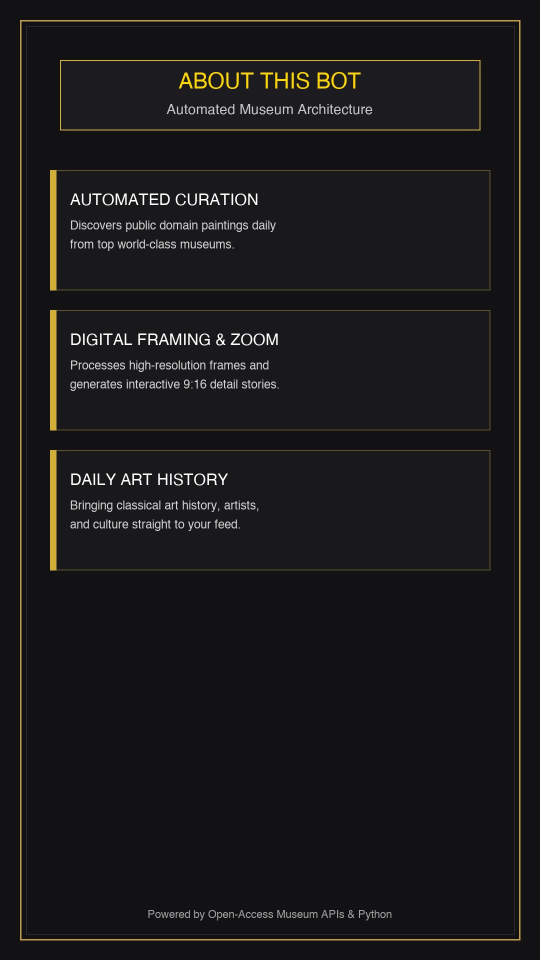
#> input picture highlights/story_about.jpg, 1080 x 1920 px (shown at 1/2 size)
$ python -i astra_renderer.py   (imports and definitions only)
#> lines starting #> are read from the running program, lines starting #| are printed output that depends on the picture; after the words box and inside, x2 and y2 are one past the last pixel; in counts of white or black regions, pixels touching at a corner belong together
#> further down, picture is the input picture: PIL image 1080x1920 RGB; mean R, G, B 26.6, 25.9, 26.1
"""Production-safe Pillow renderer for all 100 Artfolio Astra design templates (astra-001..astra-100)."""

from __future__ import annotations

import hashlib
import math
from dataclasses import dataclass
from functools import lru_cache
from pathlib import Path
from typing import Sequence

import numpy as np
from PIL import Image, ImageColor, ImageDraw, ImageFilter, ImageFont, ImageOps

from src.astra_catalog import get_design

REPO_ROOT = Path(__file__).resolve().parents[1]
DEJAVU_FONT_DIR = REPO_ROOT / "assets" / "fonts" / "dejavu"
URW_FONT_DIR = Path("/usr/share/fonts/opentype/urw-base35")

CANVAS_BASE_W = 540
CANVAS_BASE_H = 675
CANVAS_SCALE = 2
OUTPUT_SIZE = (CANVAS_BASE_W * CANVAS_SCALE, CANVAS_BASE_H * CANVAS_SCALE)

BRAND = "art.folio"
PAPER = "#f2eee3"
BLACK = "#171816"
WHITE = "#fff9ed"

URW_FONTS: dict[str, str] = {
    "sans": "NimbusSans-Regular",
    "bold": "NimbusSans-Bold",
    "cond": "NimbusSansNarrow-Bold",
    "serif": "NimbusRoman-Regular",
    "italic": "NimbusRoman-Italic",
    "book": "P052-Roman",
    "mono": "NimbusMonoPS-Regular",
    "script": "Z003-MediumItalic",
    "gothic": "URWGothic-Demi",
}

BUNDLED_FONTS: dict[str, str] = {
    "sans": "DejaVuSans.ttf",
    "bold": "DejaVuSans-Bold.ttf",
    "cond": "DejaVuSansCondensed-Bold.ttf",
    "serif": "DejaVuSerif.ttf",
    "italic": "DejaVuSerif-Italic.ttf",
    "book": "DejaVuSerif.ttf",
    "mono": "DejaVuSansMono.ttf",
    "script": "DejaVuSerif-Italic.ttf",
    "gothic": "DejaVuSans-Bold.ttf",
}


@dataclass(frozen=True)
class AstraArtworkInput:
    """Real museum artwork input bound to a physical local image file."""

    image_path: str | Path
    title: str
    artist: str
    date: str = ""
    institution: str = ""
    museum_url: str = ""
    focus: tuple[float, float] | tuple[float, float, float, float] | None = None

    # [50 lines left out: functions validated_path, focal_point, normalize_focus_point, load_astra_font, load_source_image, not called in this run]


def rgb(color: str | tuple[int, int, int]) -> tuple[int, int, int]:
    return ImageColor.getrgb(color) if isinstance(color, str) else tuple(int(v) for v in color[:3])


def mix(a: str | tuple[int, int, int], b: str | tuple[int, int, int], t: float) -> tuple[int, int, int]:
    return tuple(round(x + (y - x) * t) for x, y in zip(rgb(a), rgb(b)))


# [10 lines left out: function ink, not called in this run]


def hexcol(color: str | tuple[int, int, int]) -> str:
    r, g, b = rgb(color)
    return f"#{r:02X}{g:02X}{b:02X}"


# [18 lines left out: function extract_pigments, not called in this run]


def extract_vivid_accent(image: Image.Image) -> tuple[int, int, int]:
    """Compute the most saturated rich accent tone directly from the input artwork."""
    small = image.convert("RGB").resize((160, 200))
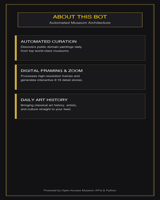
#> small: PIL image 160x200 RGB; mean R, G, B 26.6, 25.9, 26.1
    px = np.asarray(small).astype(np.float32)
    cmax = px.max(axis=2)
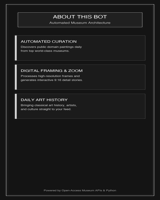
#> cmax: shape (200, 160) float32; min 12, max 225, mean 28.5
    cmin = px.min(axis=2)
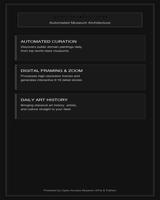
#> cmin: shape (200, 160) float32; min 7, max 164, mean 24.1
    sat = np.where(cmax > 0, (cmax - cmin) / np.maximum(cmax, 1.0), 0.0)
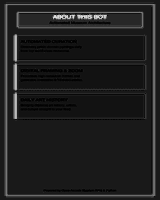
#> sat: shape (200, 160) float32; min 0, max 0.884, mean 0.121
    mask = (sat > 0.35) & (cmax > 65) & (cmax < 245)
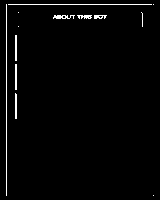
#> mask: shape (200, 160) bool; 2% white in thin lines or dots, all inside (x1, y1, x2, y2) = (6, 4, 154, 196)
    if np.any(mask):
        med = np.median(px[mask], axis=0).astype(int)
#> med = [74, 62, 39]
        return (int(med[0]), int(med[1]), int(med[2]))
    pigments = extract_pigments(image, 5)
    return pigments[2][0]


def _box(x: float, y: float, w: float, h: float) -> tuple[int, int, int, int]:
    return tuple(round(v * CANVAS_SCALE) for v in (x, y, x + w, y + h))  # type: ignore[return-value]


def _point(p: tuple[float, float]) -> tuple[int, int]:
    return (round(p[0] * CANVAS_SCALE), round(p[1] * CANVAS_SCALE))


# [17 lines left out: function _split_two_parts, not called in this run]


class AstraCard:
    """Shared 1080x1350 vector/image composition canvas ported from ARTFOLIO_ASTRA."""

    def __init__(self, color: str | tuple[int, int, int]):
        self.im = Image.new("RGB", OUTPUT_SIZE, rgb(color))
        self.d = ImageDraw.Draw(self.im)

    def set(self, image: Image.Image) -> None:
        self.im = image.convert("RGB")
        self.d = ImageDraw.Draw(self.im)

    # [55 lines left out: functions rect, ellipse, line, not called in this run]

    def polygon(self, pts: Sequence[tuple[float, float]], c: str | tuple[int, int, int]) -> None:
        self.d.polygon([_point(p) for p in pts], fill=rgb(c))

    def dot(self, x: float, y: float, r: float, c: str | tuple[int, int, int]) -> None:
        self.ellipse(x - r, y - r, r * 2, r * 2, c)

    # [134 lines left out: functions text, title_block, wrap, not called in this run]

    def sig(self, x: float = 33, y: float = 32, c: str | tuple[int, int, int] = BLACK, a: str = "lt") -> None:
        self.text(BRAND, x, y, 17, c, "gothic", a)

    # [1173 lines left out: functions credit, rotate_type, art_image, frame_image, paper_art, textured_type and 15 more, not called in this run]


_FAMILY_RENDERERS = (
    _render_gallery,
    _render_detail,
    _render_duet,
    _render_poster,
    _render_archive,
    _render_cinema,
    _render_colors,
    _render_typography,
    _render_story,
    _render_experimental,
)


# [76 lines left out: functions render_astra_image, render_astra_design, not called in this run]

>>> from PIL import Image
>>> picture = Image.open('../highlights/story_about.jpg')
>>> result = extract_vivid_accent(picture)
#> result = (74, 62, 39)
